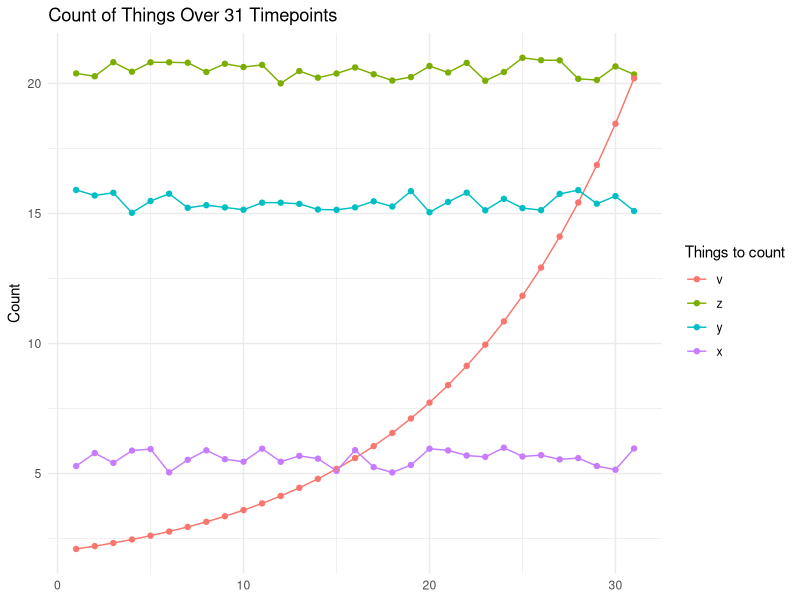

This figure's R source:
library(tidyverse)
set.seed(123)
# make some data
plot_data <- tibble(timepoint = 1:31,
                    x = runif(31) + 5,
                    y = runif(31) + 15,
                    z = runif(31) + 20,
                    v = 1 + (1.1^timepoint)) %>%
  pivot_longer(-timepoint, names_to = "Things to count", values_to = "vals") %>%
  mutate(`Things to count` = fct_relevel(`Things to count`, c("v", "z", "y", "x")))
# plot the data
ggplot(plot_data, aes(timepoint, vals, color = `Things to count`)) +
  geom_point() +
  geom_line() +
  theme_minimal() +
  labs(x = NULL, y = "Count", title = "Count of Things Over 31 Timepoints")
